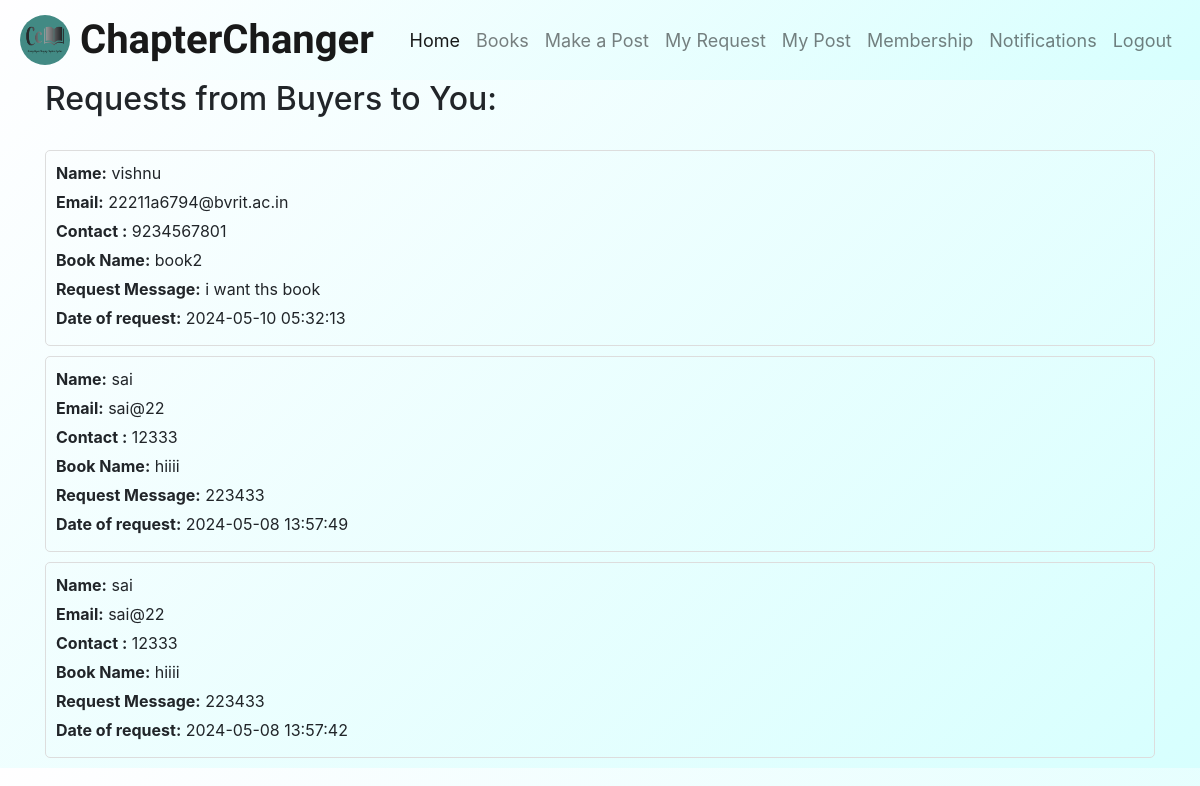
The app's page /myrequest.php (signed in) with its own data.
### tables this page shows
CREATE TABLE `requests` (
  `request_id` int(11) NOT NULL,
  `email` varchar(255) NOT NULL,
  `contact1` varchar(20) NOT NULL,
  `price` decimal(10,2) NOT NULL,
  `pos_id` int(11) NOT NULL,
  `owner_id` int(11) NOT NULL,
  `request_date` timestamp NOT NULL DEFAULT current_timestamp(),
  `message` varchar(150) DEFAULT NULL,
  `book_id` int(11) DEFAULT NULL
);

CREATE TABLE `signup` (
  `id` int(11) NOT NULL,
  `name` varchar(50) NOT NULL,
  `email` varchar(500) NOT NULL,
  `number` varchar(10) NOT NULL,
  `state` varchar(30) NOT NULL,
  `city` varchar(50) NOT NULL,
  `password` varchar(500) NOT NULL,
  `boks` int(11) DEFAULT 2,
  `req` int(11) DEFAULT 2,
  `subscription` varchar(255) DEFAULT 'No plan'
);

CREATE TABLE `postbook` (
  `b_id` int(11) NOT NULL,
  `b_name` varchar(255) NOT NULL,
  `b_isbn` varchar(20) NOT NULL,
  `b_auth` varchar(255) NOT NULL,
  `og_pr` decimal(10,2) NOT NULL,
  `ex_pr` decimal(10,2) NOT NULL,
  `descript` text NOT NULL,
  `pic1` varchar(255) NOT NULL,
  `pic2` varchar(255) DEFAULT NULL,
  `genr1` varchar(100) DEFAULT NULL,
  `genr2` varchar(100) DEFAULT NULL,
  `used` enum('N','Y') NOT NULL DEFAULT 'N',
  `user_id` int(11) NOT NULL,
  `dt_creation` timestamp NOT NULL DEFAULT current_timestamp(),
  `user_name` varchar(50) DEFAULT NULL
);

### myrequest.php (the view, shortened to what this page needs)
<!DOCTYPE html>
<html lang="en">
<head>
  <link rel="stylesheet" href="https://stackpath.bootstrapcdn.com/bootstrap/4.5.2/css/bootstrap.min.css">
  <link href="https://cdn.jsdelivr.net/npm/aos@2.3.1/dist/aos.css" rel="stylesheet">
  <link rel="stylesheet" href="styles.css">
</head>
<body>
<nav class="navbar navbar-expand-lg navbar-light bg-light" data-aos="fade-down"
     data-aos-anchor-placement="top-bottom"  data-aos-duration="3000">
  <a class="navbar-brand" href="home.php">
    <img src="images/cc-high-resolution-logo.png" alt="Your Logo">
    ChapterChanger
  </a>
  <div class="collapse navbar-collapse" id="navbarSupportedContent">
    <ul class="navbar-nav">
      <li class="nav-item active">
        <a class="nav-link" href="home.php">Home</a>
      </li>
      <li class="nav-item">
        <a class="nav-link" href="books.php">Books</a>
      </li>
      <li class="nav-item">
        <a class="nav-link" href="makeapost_d.php">Make a Post</a>
      </li>
      <li class="nav-item">
        <a class="nav-link" href="myrequest.php">My Request</a>
      </li>
      <li class="nav-item">
        <a class="nav-link" href="mypost.php">My Post</a>
      </li>
      <li class="nav-item">
        <a class="nav-link" href="sub.php">Membership</a>
      </li>
      <li class="nav-item">
        <a class="nav-link" href="#" id="notificationsTab" data-toggle="modal" data-target="#notificationsModal">Notifications</a>
      </li>
      <li class="nav-item">
        <a class="nav-link" href="logout.php">Logout</a>
      </li>
    </ul>
  </div>
</nav>
      <?php
      include 'dbconnect.php';
      ?>
<div class="container">
  <h2>Requests from Buyers to You:</h2>
  <br>
  <?php
  $user = $_SESSION['user_id'];
  $sqlRequests = "SELECT * FROM requests WHERE owner_id='$user' ORDER BY request_date DESC";
  $resultRequests = mysqli_query($conn, $sqlRequests);
  if ($resultRequests && mysqli_num_rows($resultRequests) > 0) {
      while ($rowRequests = mysqli_fetch_assoc($resultRequests)) {
          $email = $rowRequests['email'];
          $contact = $rowRequests['contact1'];
          $requestMessage = $rowRequests['message'];
          $timestamp = $rowRequests['request_date'];
          $post =$rowRequests['pos_id'];
          $bookId = $rowRequests['book_id'];
          $sqlBook = "SELECT b_name FROM postbook WHERE b_id = '$bookId'";
          $resultBook = mysqli_query($conn, $sqlBook);
          if ($resultBook && mysqli_num_rows($resultBook) > 0) {
              $rowBook = mysqli_fetch_assoc($resultBook);
              $bookName = $rowBook['b_name'];
          } else {
              $bookName = "Unknown Book";
          }
             $sqluser = "SELECT name FROM signup WHERE id = '$post'";
             $resultuser = mysqli_query($conn, $sqluser);
             if ($resultuser && mysqli_num_rows($resultuser) > 0) {
                 $rowuser = mysqli_fetch_assoc($resultuser);
                 $name = $rowuser['name'];
             } else {
                 $user = "Unknown Book";
             }
          $formattedTimestamp = date('Y-m-d H:i:s', strtotime($timestamp));
          echo "<div class='request' data-aos='zoom-in-left' data-aos-duration='900' >";
          echo "<p><strong>Name:</strong> $name</p>";
          echo "<p><strong>Email:</strong> $email</p>";
          echo "<p><strong>Contact :</strong> $contact</p>";
          echo "<p><strong>Book Name:</strong> $bookName</p>";
          echo "<p><strong>Request Message:</strong> $requestMessage</p>";
          echo "<p><strong>Date of request:</strong> $formattedTimestamp</p>";
          echo "</div>";
      }
  } else {
      echo "<p>No requests found.</p>";
  }
  ?>
</div>
</body>
</html>

### styles.css (style rules this page uses)
body { background: linear-gradient(-225deg, #FFFEFF 0%, #D7FFFE 100%); }
.navbar { padding: 20px; height: 80px; background: linear-gradient(-225deg, #FFFEFF 0%, #D7FFFE 100%); }
.navbar-brand { display: flex; align-items: center; color: #333; font-weight: bold; text-decoration: none; font-family: 'Amatic SC', cursive; font-size: 40px; }
.navbar-brand img { width: 50px; height: 50px; border-radius: 50%; margin-right: 10px; }
.navbar-nav { margin-left: auto; }
.navbar-nav .nav-link { font-size: 18px; }
.navbar-nav .nav-item:nth-child(5) { margin-right: auto; }
.request { border: 1px solid #ddd; border-radius: 5px; padding: 10px; margin-bottom: 10px; }
.request p { margin-bottom: 5px; }

### records on screen
requests: signup.name "vishnu", email "22211a6794@bvrit.ac.in", contact1 "9234567801", postbook.b_name "book2", message "i want ths book", request_date "2024-05-10 05:32:13"
requests: owner.name "sai", email "sai@22", contact1 "12333", postbook.b_name "hiiii", message "223433", request_date "2024-05-08 13:57:49"
requests: owner.name "sai", email "sai@22", contact1 "12333", postbook.b_name "hiiii", message "223433", request_date "2024-05-08 13:57:42"
